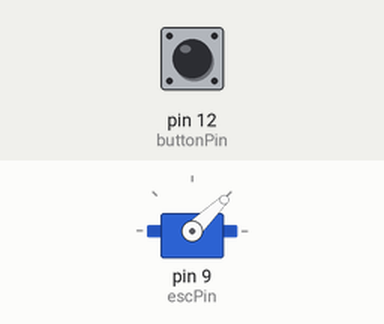
A sketch run on a simulated Arduino Uno, built with avr-gcc and run on an emulated ATmega328P. Parts: servo. The test bench sets the inputs (shaded band); at power-on: pin 12 (buttonPin) HIGH. What the sketch prints to the serial monitor is not drawn.

Above: at 3.8 s.
3.9 s: pin 12 (buttonPin) pulled LOW for 0.15 s
Timing chart, 0 to 13.0 s (numbered marks = the images above; inputs shaded):
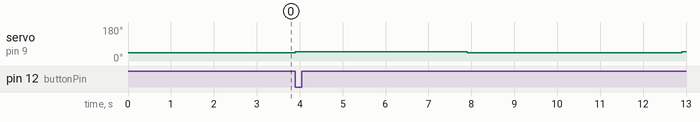

Measured:
- after the input at 3.9 s, servo on pin 9 (escPin): 44° → 49° at once, → 44° 4.0 s later, → 49° 5.0 s later

The sketch:

spin_wheel.ino
```cpp
#include <Servo.h>

Servo esc;  // Create a Servo object to control the ESC
int escPin = 9;
int buttonPin = 12;

void setup() {
  setupMotor();

  // wait for button push
  pinMode(buttonPin, INPUT_PULLUP);
  Serial.print("push the button, fool");
  while(digitalRead(buttonPin) == HIGH){
    // wait
  }
  Serial.println("...   entering the loop");
}

void loop() {
  // Example: spin motor at 50% throttle
  changeThrottle(1050);
  delay(4000); // Spin for 4 seconds
  changeThrottle(1000);
  Serial.println("Motor stopped.");
  delay(5000); // Wait 5 seconds before restarting
}


void setupMotor(){
  esc.attach(escPin); // ESC signal connected to pin D9
  Serial.begin(9600);

  // Arm the ESC
  Serial.println("Arming ESC...");
  esc.writeMicroseconds(1000); // Send low throttle to arm (usually 1000µs)
  delay(3000); // Wait for arming (usually ~2-5 sec)

  Serial.println("ESC Armed. Starting motor...");
}

void changeThrottle(int newSpeed){
  esc.writeMicroseconds(newSpeed); // Range is typically 1000 (stop) to 2000 (full throttle)
}
```
